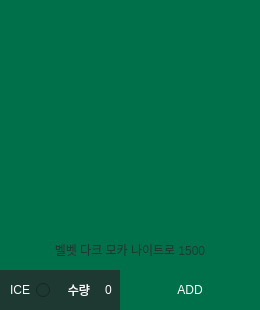
         <widget class="QFrame" name="frame_1_6">
          <property name="geometry">
           <rect>
            <x>580</x>
            <y>370</y>
            <width>260</width>
            <height>310</height>
           </rect>
          </property>
          <property name="frameShape">
           <enum>QFrame::NoFrame</enum>
          </property>
          <property name="frameShadow">
           <enum>QFrame::Raised</enum>
          </property>
          <widget class="QRadioButton" name="radioButton_1_6">
           <property name="geometry">
            <rect>
             <x>0</x>
             <y>270</y>
             <width>50</width>
             <height>40</height>
            </rect>
           </property>
           <property name="focusPolicy">
            <enum>Qt::NoFocus</enum>
           </property>
           <property name="layoutDirection">
            <enum>Qt::RightToLeft</enum>
           </property>
           <property name="styleSheet">
            <string notr="true">background-color: rgb(30, 57, 50);
color: rgb(255, 255, 255);</string>
           </property>
           <property name="text">
            <string>ICE</string>
           </property>
           <property name="checked">
            <bool>false</bool>
           </property>
           <property name="autoRepeat">
            <bool>false</bool>
           </property>
           <property name="autoExclusive">
            <bool>false</bool>
           </property>
          </widget>
          <widget class="QLabel" name="label_1_6">
           <property name="geometry">
            <rect>
             <x>50</x>
             <y>270</y>
             <width>40</width>
             <height>40</height>
            </rect>
           </property>
           <property name="styleSheet">
            <string notr="true">background-color: rgb(30, 57, 50);
color: rgb(255, 255, 255);
font: 75 9pt &quot;맑은 고딕&quot;;</string>
           </property>
           <property name="text">
            <string>수량</string>
           </property>
           <property name="alignment">
            <set>Qt::AlignRight|Qt::AlignTrailing|Qt::AlignVCenter</set>
           </property>
          </widget>
          <widget class="QLabel" name="label_image_1_6">
           <property name="geometry">
            <rect>
             <x>0</x>
             <y>0</y>
             <width>260</width>
             <height>270</height>
            </rect>
           </property>
           <property name="styleSheet">
            <string notr="true">background-color: rgb(0, 112, 74);</string>
           </property>
           <property name="text">
            <string/>
           </property>
          </widget>
          <widget class="QSpinBox" name="spinBox_1_6">
           <property name="geometry">
            <rect>
             <x>90</x>
             <y>270</y>
             <width>50</width>
             <height>40</height>
            </rect>
           </property>
           <property name="focusPolicy">
            <enum>Qt::WheelFocus</enum>
           </property>
           <property name="styleSheet">
            <string notr="true">background-color: rgb(30, 57, 50);
color: rgb(255, 255, 255);</string>
           </property>
           <property name="frame">
            <bool>false</bool>
           </property>
           <property name="alignment">
            <set>Qt::AlignCenter</set>
           </property>
          </widget>
          <widget class="QPushButton" name="pushButton_1_6">
           <property name="geometry">
            <rect>
             <x>120</x>
             <y>270</y>
             <width>140</width>
             <height>40</height>
            </rect>
           </property>
           <property name="focusPolicy">
            <enum>Qt::StrongFocus</enum>
           </property>
           <property name="styleSheet">
            <string notr="true">QPushButton{
	font: 9pt &quot;맑은 고딕&quot;;
	color: rgb(255, 255, 255);
	background-color: rgb(0, 112, 74);
	border: 0px;
}
QPushButton:hover{
	color: rgb(0, 0, 0);
	background-color: rgb(0, 255, 166);
}</string>
           </property>
           <property name="text">
            <string>ADD</string>
           </property>
          </widget>
          <widget class="QLabel" name="label_p_1_6">
           <property name="geometry">
            <rect>
             <x>0</x>
             <y>230</y>
             <width>260</width>
             <height>40</height>
            </rect>
           </property>
           <property name="styleSheet">
            <string notr="true">color: rgb(30, 57, 50);
font: 75 9pt &quot;맑은 고딕&quot;;</string>
           </property>
           <property name="text">
            <string>벨벳 다크 모카 나이트로 1500</string>
           </property>
           <property name="alignment">
            <set>Qt::AlignCenter</set>
           </property>
          </widget>
         </widget>
